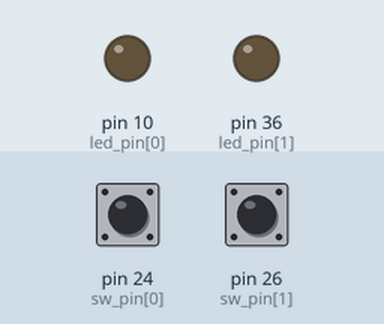
This program was run on a simulated Raspberry Pi (header pin numbers). Parts: output pins drawn as LEDs (lit = HIGH). Inputs (shaded band) come from the test bench; at power-on: pin 24 (sw_pin[0]) LOW, pin 26 (sw_pin[1]) LOW.

Above: at 1.2 s.
1.3 s: pin 24 (sw_pin[0]) pulled HIGH for 0.15 s
At 1.6 s:
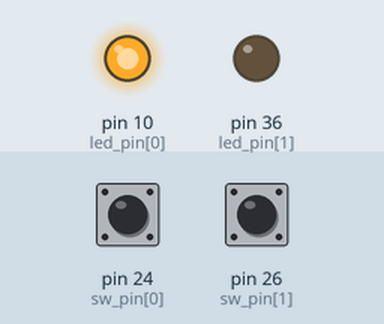
2.9 s: pin 26 (sw_pin[1]) pulled HIGH for 0.15 s
At 4.1 s:
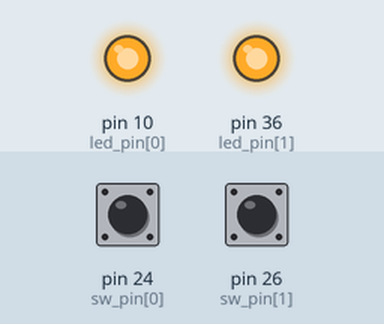
4.5 s: pin 24 (sw_pin[0]) pulled HIGH for 1 s
At 5.5 s:
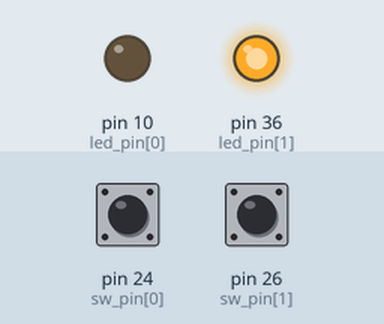
7.0 s: pin 24 (sw_pin[0]) pulled HIGH for 3.2 s
At 8.4 s:
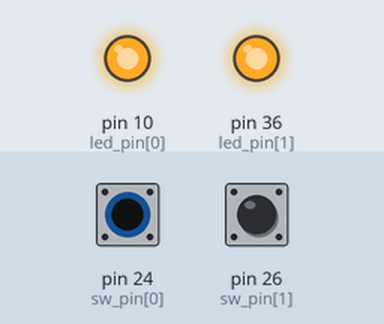
11.7 s: pin 26 (sw_pin[1]) pulled HIGH for 1 s
At 13.1 s:
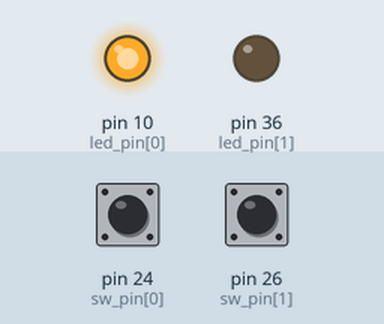
Timing chart, 0 to 14.7 s (numbered marks = the images above; inputs shaded):
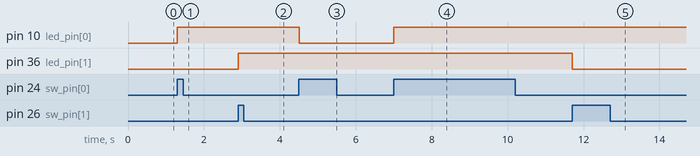

Measured:
- after the input at 1.3 s, pin 10 (led_pin[0]): LOW → HIGH at once
- after the input at 2.9 s, pin 36 (led_pin[1]): LOW → HIGH at once
- after the input at 4.5 s, pin 10 (led_pin[0]): HIGH → LOW at once
- after the input at 7.0 s, pin 10 (led_pin[0]): LOW → HIGH at once
- after the input at 11.7 s, pin 36 (led_pin[1]): HIGH → LOW at once

The program:

03_SW_LED_cntl_edge.py
```python
# SW : active high로 설계 -> 24,26
# LED : active high로 설계 -> 10,36

import RPi.GPIO as GPIO
import time

led_pin = [10, 36]
sw_pin = [24, 26]

# Define the LED states
ON = GPIO.HIGH
OFF = GPIO.LOW

GPIO.setmode(GPIO.BOARD) # 보드의 물리적인 핀 설정
# GPIO.setmode(GPIO.BCM) # BCM 칩의 핀 설정

for pin in sw_pin:
    GPIO.setup(pin, GPIO.IN, pull_up_down=GPIO.PUD_DOWN)

for pin in led_pin:
    GPIO.setup(pin, GPIO.OUT)
    GPIO.output(pin, OFF)

sw_pre = [GPIO.LOW, GPIO.LOW]
sw_cur = [GPIO.LOW, GPIO.LOW]

status_led = [OFF, OFF]

try:
    while True:
        for i in range(len(led_pin)):
            sw_cur[i] = GPIO.input(sw_pin[i])

            if GPIO.LOW == sw_pre[i] and GPIO.HIGH == sw_cur[i]:
                if status_led[i] == ON:
                    GPIO.output(led_pin[i], OFF)
                    status_led[i] = OFF
                else:
                    GPIO.output(led_pin[i], ON)
                    status_led[i] = ON

            sw_pre[i] = sw_cur[i]

        time.sleep(0.01)

except KeyboardInterrupt:
    print("Program stopped by user")

finally:
    # Clean up GPIO pins when the program exits
    GPIO.cleanup()
```
